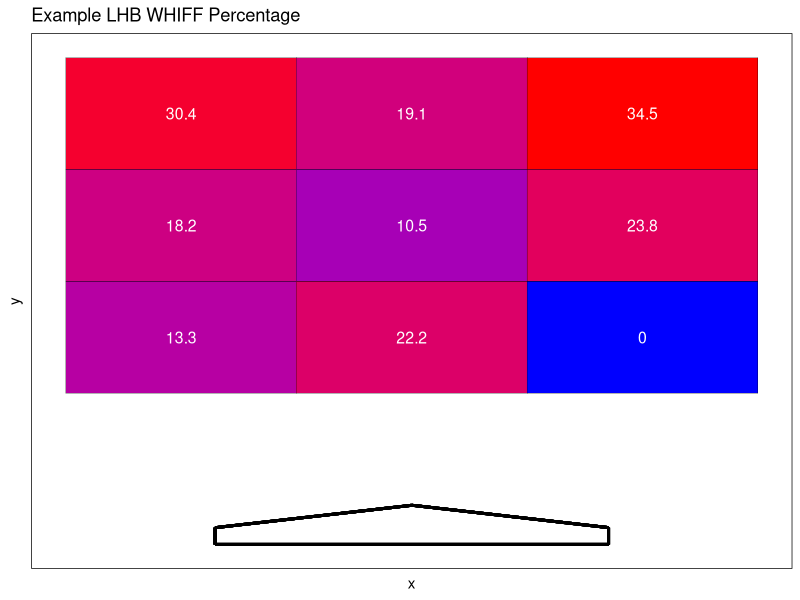

This figure's R source:
library(tidyverse)

TM <- read_csv('example_trackman.csv')

head(TM)


get_zone_data <- function(df, Player, type = "whiff") {
  
  df <- df %>% mutate(zone = case_when(px <= -0.28 & px >= -0.83 & pz >= 2.9 & pz <= 3.6 ~ 1,
                                       px > -0.28 & px < 0.28 & pz >= 2.9 & pz <= 3.6 ~ 2,
                                       px >= 0.28 & px <= 0.83 & pz >= 2.9 & pz <= 3.6 ~ 3,
                                       px <= -0.28 & px >= -0.83 & pz >= 2.2 & pz <= 2.9 ~ 4,
                                       px > -0.28 & px < 0.28 & pz >= 2.2 & pz <= 2.9 ~ 5,
                                       px >= 0.28 & px <= 0.83 & pz >= 2.2 & pz <= 2.9 ~ 6,
                                       px <= -0.28 & px >= -0.83 & pz >= 1.5 & pz <= 2.2 ~ 7,
                                       px > -0.28 & px < 0.28 & pz >= 1.5 & pz <= 2.2 ~ 8,
                                       px >= 0.28 & px <= 0.83 & pz >= 1.5 & pz <= 2.2 ~ 9,
                                       TRUE ~ NA_real_),
                      whiff = ifelse(pitchcall == "StrikeSwinging",1,0),
                      swing = ifelse(pitchcall %in% c("FoulBall","InPlay","StrikeSwinging"),1,0),
                      take = ifelse(pitchcall %in% c("BallCalled","StrikeCalled"),1,0)) %>%
    dplyr::filter(batter == Player) %>%
    dplyr::group_by(batter,zone) %>%
    dplyr::summarise(pitches = n(),
                     whiff = sum(whiff),
                     swing = sum(swing),
                     take = sum(take),
                     avg_ev = mean(ev,na.rm=T),
                     max_ev = max(ev,na.rm=T)) %>%
    dplyr::ungroup() %>%
    dplyr::mutate(whiff_pct = 100*round(whiff/swing,3),
                  take_pct = 100*round(take/swing,3),
                  swing_pct = 100*round(swing/pitches,3),
                  avg_ev = round(avg_ev,1),
                  max_ev = round(max_ev,1))
  
  if (type == "whiff") {
    
    z1 <- df %>% dplyr::filter(zone == 1) %>% dplyr::pull(whiff_pct)
    z2 <- df %>% dplyr::filter(zone == 2) %>% dplyr::pull(whiff_pct)
    z3 <- df %>% dplyr::filter(zone == 3) %>% dplyr::pull(whiff_pct)
    z4 <- df %>% dplyr::filter(zone == 4) %>% dplyr::pull(whiff_pct)
    z5 <- df %>% dplyr::filter(zone == 5) %>% dplyr::pull(whiff_pct)
    z6 <- df %>% dplyr::filter(zone == 6) %>% dplyr::pull(whiff_pct)
    z7 <- df %>% dplyr::filter(zone == 7) %>% dplyr::pull(whiff_pct)
    z8 <- df %>% dplyr::filter(zone == 8) %>% dplyr::pull(whiff_pct)
    z9 <- df %>% dplyr::filter(zone == 9) %>% dplyr::pull(whiff_pct)
    
    dat <- data.frame(x = c(-0.83,-0.83,-0.83,0,0,0,0.83,0.83,0.83),
                      y = c(2,3,4,2,3,4,2,3,4),
                      value = c(z7,z8,z9,z4,z5,z6,z1,z2,z3))
    
    p <- ggplot(dat, aes(x = x, y = y, fill = value)) +
      geom_tile(color = "black") +
      geom_text(aes(label = value), color = "white", size = 4) +
      scale_fill_gradient(low ="blue", high = "red") +
      theme(axis.text.x=element_blank(),
            axis.ticks.x=element_blank(),
            axis.text.y=element_blank(),
            axis.ticks.y=element_blank(),
            panel.border = element_blank(),
            panel.grid.major = element_blank(),
            panel.grid.minor = element_blank(),
            legend.key       = element_blank(),
            panel.background = element_rect(fill = "white"),
            legend.position = "None",
            complete = TRUE) +
      geom_segment(aes(x = -0.708, y = 0.15, xend = 0.708, yend = 0.15), size = 1, color = "black") + 
      geom_segment(aes(x = -0.708, y = 0.3, xend = -0.708, yend = 0.15), size = 1, color = "black") + 
      geom_segment(aes(x = -0.708, y = 0.3, xend = 0, yend = 0.5), size = 1, color = "black") + 
      geom_segment(aes(x = 0, y = 0.5, xend = 0.708, yend = 0.3), size = 1, color = "black") + 
      geom_segment(aes(x = 0.708, y = 0.3, xend = 0.708, yend = 0.15), size = 1, color = "black") +
      ggtitle(paste(Player,toupper(type),"Percentage"))
    ##geom_segment makes the base
  } else if (type == "Average EV" | type == "Mean EV") {
    
    z1 <- df %>% dplyr::filter(zone == 1) %>% dplyr::pull(avg_ev)
    z2 <- df %>% dplyr::filter(zone == 2) %>% dplyr::pull(avg_ev)
    z3 <- df %>% dplyr::filter(zone == 3) %>% dplyr::pull(avg_ev)
    z4 <- df %>% dplyr::filter(zone == 4) %>% dplyr::pull(avg_ev)
    z5 <- df %>% dplyr::filter(zone == 5) %>% dplyr::pull(avg_ev)
    z6 <- df %>% dplyr::filter(zone == 6) %>% dplyr::pull(avg_ev)
    z7 <- df %>% dplyr::filter(zone == 7) %>% dplyr::pull(avg_ev)
    z8 <- df %>% dplyr::filter(zone == 8) %>% dplyr::pull(avg_ev)
    z9 <- df %>% dplyr::filter(zone == 9) %>% dplyr::pull(avg_ev)
    
    dat <- data.frame(x = c(-0.83,-0.83,-0.83,0,0,0,0.83,0.83,0.83),
                      y = c(2,3,4,2,3,4,2,3,4),
                      value = c(z7,z8,z9,z4,z5,z6,z1,z2,z3))
    
    p <- ggplot(dat, aes(x = x, y = y, fill = value)) +
      geom_tile(color = "black") +
      geom_text(aes(label = value), color = "white", size = 4) +
      scale_fill_gradient(low ="blue", high = "red") +
      theme(axis.text.x=element_blank(),
            axis.ticks.x=element_blank(),
            axis.text.y=element_blank(),
            axis.ticks.y=element_blank(),
            panel.border = element_blank(),
            panel.grid.major = element_blank(),
            panel.grid.minor = element_blank(),
            legend.key       = element_blank(),
            panel.background = element_rect(fill = "white"),
            legend.position = "None",
            complete = TRUE) +
      geom_segment(aes(x = -0.708, y = 0.15, xend = 0.708, yend = 0.15), size = 1, color = "black") + 
      geom_segment(aes(x = -0.708, y = 0.3, xend = -0.708, yend = 0.15), size = 1, color = "black") + 
      geom_segment(aes(x = -0.708, y = 0.3, xend = 0, yend = 0.5), size = 1, color = "black") + 
      geom_segment(aes(x = 0, y = 0.5, xend = 0.708, yend = 0.3), size = 1, color = "black") + 
      geom_segment(aes(x = 0.708, y = 0.3, xend = 0.708, yend = 0.15), size = 1, color = "black") +
      ggtitle(paste(Player,toupper(type),"Percentage"))
    
  }
  
  return(p)
  
}

get_zone_data(TM,"Example LHB", type = "whiff")



##Made following Robert Frey's amazing work